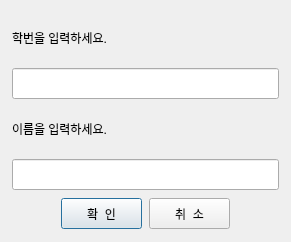
<?xml version="1.0" encoding="UTF-8"?>
<ui version="4.0">
 <class>FindIDDialog</class>
 <widget class="QDialog" name="FindIDDialog">
  <property name="geometry">
   <rect>
    <x>0</x>
    <y>0</y>
    <width>291</width>
    <height>242</height>
   </rect>
  </property>
  <property name="minimumSize">
   <size>
    <width>291</width>
    <height>242</height>
   </size>
  </property>
  <property name="windowTitle">
   <string>아이디 찾기</string>
  </property>
  <layout class="QGridLayout" name="gridLayout">
   <item row="0" column="0">
    <layout class="QVBoxLayout" name="verticalLayout">
     <item>
      <spacer name="verticalSpacer">
       <property name="orientation">
        <enum>Qt::Vertical</enum>
       </property>
       <property name="sizeType">
        <enum>QSizePolicy::Fixed</enum>
       </property>
       <property name="sizeHint" stdset="0">
        <size>
         <width>20</width>
         <height>2</height>
        </size>
       </property>
      </spacer>
     </item>
     <item>
      <layout class="QHBoxLayout" name="horizontalLayout">
       <item>
        <spacer name="horizontalSpacer_8">
         <property name="orientation">
          <enum>Qt::Horizontal</enum>
         </property>
         <property name="sizeType">
          <enum>QSizePolicy::Fixed</enum>
         </property>
         <property name="sizeHint" stdset="0">
          <size>
           <width>1</width>
           <height>18</height>
          </size>
         </property>
        </spacer>
       </item>
       <item>
        <widget class="QLabel" name="label">
         <property name="styleSheet">
          <string notr="true">font: 11pt &quot;나눔바른고딕&quot;;</string>
         </property>
         <property name="text">
          <string>학번을 입력하세요.</string>
         </property>
        </widget>
       </item>
       <item>
        <spacer name="horizontalSpacer_4">
         <property name="orientation">
          <enum>Qt::Horizontal</enum>
         </property>
         <property name="sizeHint" stdset="0">
          <size>
           <width>128</width>
           <height>18</height>
          </size>
         </property>
        </spacer>
       </item>
      </layout>
     </item>
     <item>
      <layout class="QHBoxLayout" name="horizontalLayout_2">
       <item>
        <spacer name="horizontalSpacer_7">
         <property name="orientation">
          <enum>Qt::Horizontal</enum>
         </property>
         <property name="sizeType">
          <enum>QSizePolicy::Fixed</enum>
         </property>
         <property name="sizeHint" stdset="0">
          <size>
           <width>1</width>
           <height>28</height>
          </size>
         </property>
        </spacer>
       </item>
       <item>
        <widget class="QLineEdit" name="stuNumLineEdit">
         <property name="minimumSize">
          <size>
           <width>241</width>
           <height>31</height>
          </size>
         </property>
         <property name="styleSheet">
          <string notr="true">font: 11pt &quot;나눔바른고딕&quot;;</string>
         </property>
         <property name="text">
          <string/>
         </property>
        </widget>
       </item>
       <item>
        <spacer name="horizontalSpacer_10">
         <property name="orientation">
          <enum>Qt::Horizontal</enum>
         </property>
         <property name="sizeType">
          <enum>QSizePolicy::Fixed</enum>
         </property>
         <property name="sizeHint" stdset="0">
          <size>
           <width>1</width>
           <height>28</height>
          </size>
         </property>
        </spacer>
       </item>
      </layout>
     </item>
     <item>
      <layout class="QHBoxLayout" name="horizontalLayout_3">
       <item>
        <spacer name="horizontalSpacer_11">
         <property name="orientation">
          <enum>Qt::Horizontal</enum>
         </property>
         <property name="sizeType">
          <enum>QSizePolicy::Fixed</enum>
         </property>
         <property name="sizeHint" stdset="0">
          <size>
           <width>1</width>
           <height>18</height>
          </size>
         </property>
        </spacer>
       </item>
       <item>
        <widget class="QLabel" name="label_2">
         <property name="styleSheet">
          <string notr="true">font: 11pt &quot;나눔바른고딕&quot;;</string>
         </property>
         <property name="text">
          <string>이름을 입력하세요.</string>
         </property>
        </widget>
       </item>
       <item>
        <spacer name="horizontalSpacer_5">
         <property name="orientation">
          <enum>Qt::Horizontal</enum>
         </property>
         <property name="sizeHint" stdset="0">
          <size>
           <width>128</width>
           <height>18</height>
          </size>
         </property>
        </spacer>
       </item>
      </layout>
     </item>
     <item>
      <layout class="QHBoxLayout" name="horizontalLayout_4">
       <item>
        <spacer name="horizontalSpacer_6">
         <property name="orientation">
          <enum>Qt::Horizontal</enum>
         </property>
         <property name="sizeType">
          <enum>QSizePolicy::Fixed</enum>
         </property>
         <property name="sizeHint" stdset="0">
          <size>
           <width>1</width>
           <height>28</height>
          </size>
         </property>
        </spacer>
       </item>
       <item>
        <widget class="QLineEdit" name="nameLineEdit">
         <property name="minimumSize">
          <size>
           <width>241</width>
           <height>31</height>
          </size>
         </property>
         <property name="styleSheet">
          <string notr="true">font: 11pt &quot;나눔바른고딕&quot;;</string>
         </property>
        </widget>
       </item>
       <item>
        <spacer name="horizontalSpacer_9">
         <property name="orientation">
          <enum>Qt::Horizontal</enum>
         </property>
         <property name="sizeType">
          <enum>QSizePolicy::Fixed</enum>
         </property>
         <property name="sizeHint" stdset="0">
          <size>
           <width>1</width>
           <height>28</height>
          </size>
         </property>
        </spacer>
       </item>
      </layout>
     </item>
     <item>
      <spacer name="verticalSpacer_2">
       <property name="orientation">
        <enum>Qt::Vertical</enum>
       </property>
       <property name="sizeType">
        <enum>QSizePolicy::Fixed</enum>
       </property>
       <property name="sizeHint" stdset="0">
        <size>
         <width>20</width>
         <height>2</height>
        </size>
       </property>
      </spacer>
     </item>
     <item>
      <layout class="QHBoxLayout" name="horizontalLayout_5">
       <item>
        <spacer name="horizontalSpacer_2">
         <property name="orientation">
          <enum>Qt::Horizontal</enum>
         </property>
         <property name="sizeHint" stdset="0">
          <size>
           <width>28</width>
           <height>28</height>
          </size>
         </property>
        </spacer>
       </item>
       <item>
        <widget class="QPushButton" name="okButton">
         <property name="minimumSize">
          <size>
           <width>81</width>
           <height>31</height>
          </size>
         </property>
         <property name="maximumSize">
          <size>
           <width>81</width>
           <height>31</height>
          </size>
         </property>
         <property name="styleSheet">
          <string notr="true">font: 10pt &quot;나눔바른고딕&quot;;</string>
         </property>
         <property name="text">
          <string>확  인</string>
         </property>
        </widget>
       </item>
       <item>
        <spacer name="horizontalSpacer">
         <property name="orientation">
          <enum>Qt::Horizontal</enum>
         </property>
         <property name="sizeType">
          <enum>QSizePolicy::Fixed</enum>
         </property>
         <property name="sizeHint" stdset="0">
          <size>
           <width>1</width>
           <height>28</height>
          </size>
         </property>
        </spacer>
       </item>
       <item>
        <widget class="QPushButton" name="cancelButton">
         <property name="minimumSize">
          <size>
           <width>81</width>
           <height>31</height>
          </size>
         </property>
         <property name="maximumSize">
          <size>
           <width>81</width>
           <height>31</height>
          </size>
         </property>
         <property name="styleSheet">
          <string notr="true">font: 10pt &quot;나눔바른고딕&quot;;</string>
         </property>
         <property name="text">
          <string>취  소</string>
         </property>
        </widget>
       </item>
       <item>
        <spacer name="horizontalSpacer_3">
         <property name="orientation">
          <enum>Qt::Horizontal</enum>
         </property>
         <property name="sizeHint" stdset="0">
          <size>
           <width>28</width>
           <height>28</height>
          </size>
         </property>
        </spacer>
       </item>
      </layout>
     </item>
     <item>
      <spacer name="verticalSpacer_3">
       <property name="orientation">
        <enum>Qt::Vertical</enum>
       </property>
       <property name="sizeType">
        <enum>QSizePolicy::Fixed</enum>
       </property>
       <property name="sizeHint" stdset="0">
        <size>
         <width>20</width>
         <height>2</height>
        </size>
       </property>
      </spacer>
     </item>
    </layout>
   </item>
  </layout>
 </widget>
 <resources/>
 <connections/>
</ui>
